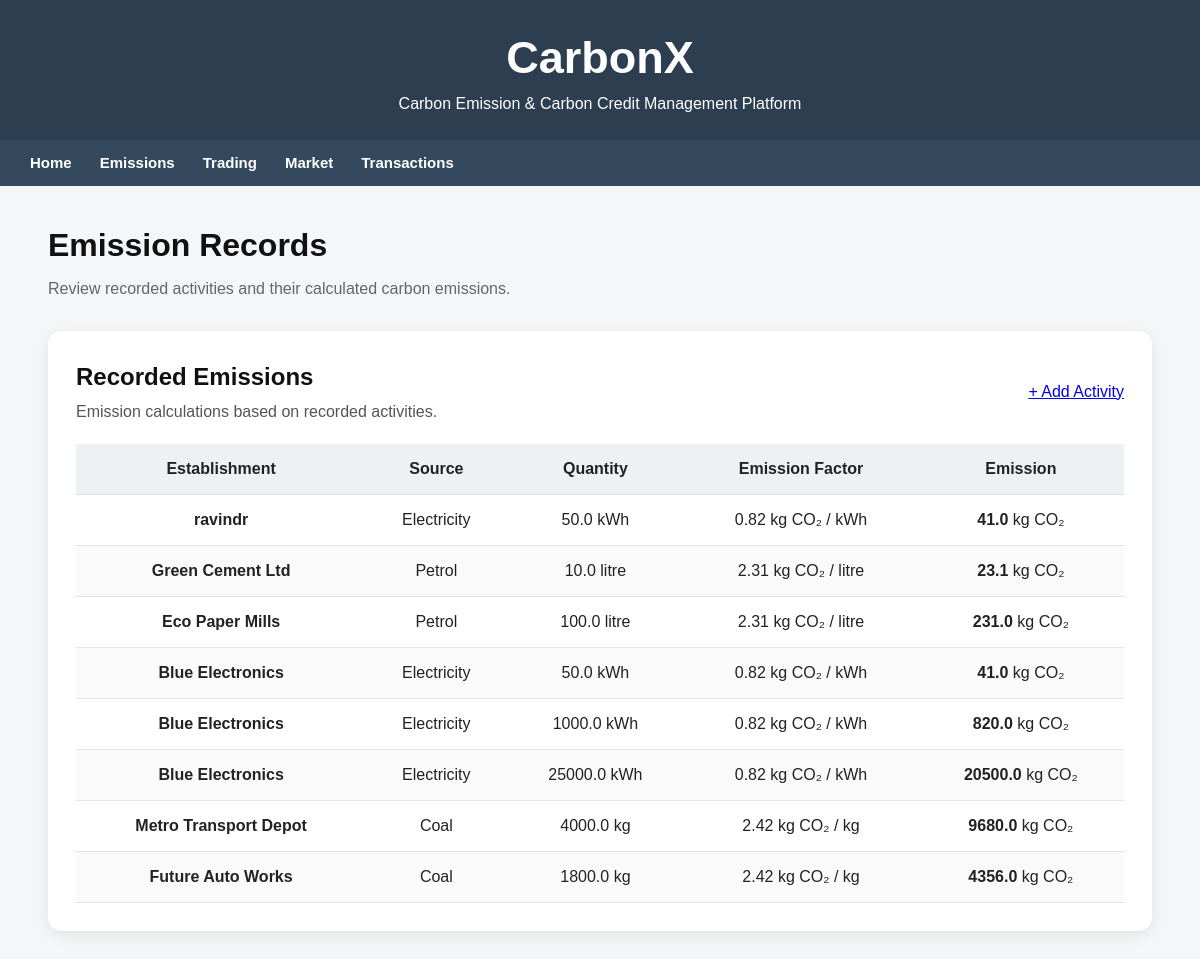
The app's page /emissions with its own data.
### tables this page shows
CREATE TABLE "Emission_Record" (record_id INTEGER PRIMARY KEY AUTOINCREMENT, activity_id INTEGER UNIQUE, emission_kg REAL);

CREATE TABLE Establishment (    est_id INTEGER PRIMARY KEY AUTOINCREMENT,    est_name TEXT NOT NULL,    est_type TEXT,    location TEXT);

CREATE TABLE Emission_Source (    source_id INTEGER PRIMARY KEY AUTOINCREMENT,    source_name TEXT,    unit TEXT);

CREATE TABLE Activity_Data (    activity_id INTEGER PRIMARY KEY AUTOINCREMENT,    est_id INTEGER,    source_id INTEGER,    period TEXT,    quantity REAL,    FOREIGN KEY (est_id) REFERENCES Establishment(est_id),    FOREIGN KEY (source_id) REFERENCES Emission_Source(source_id));

CREATE TABLE Emission_Factor (    factor_id INTEGER PRIMARY KEY AUTOINCREMENT,    source_id INTEGER,    factor_value REAL, effective_year INTEGER, is_active INTEGER DEFAULT 1,    FOREIGN KEY (source_id) REFERENCES Emission_Source(source_id));

### app.py (the view)
@app.route("/emissions")
def emissions():
    with sqlite3.connect("cc.db") as conn:
        conn.row_factory = sqlite3.Row
        rows = conn.execute("""
        SELECT
          e.est_name,
          s.source_name,
          s.unit,
          ad.quantity,
          ef.factor_value,
          er.emission_kg

        FROM Emission_Record er

        JOIN Activity_Data ad
        ON er.activity_id = ad.activity_id

        JOIN Establishment e
        ON ad.est_id = e.est_id

        JOIN Emission_Source s
        ON ad.source_id = s.source_id

        JOIN Emission_Factor ef
        ON s.source_id = ef.source_id
        """).fetchall()
    clean_rows = []
    for r in rows:
        clean_rows.append({
            "est_name": r["est_name"],
            "source_name": r["source_name"],
            "unit": r["unit"],
            "quantity": r["quantity"],
            "factor_value": r["factor_value"],
            "emission_kg": round(r["emission_kg"], 2)
        })
    return render_template("emissions.html", rows=clean_rows)

### templates/emissions.html (shortened to what this page needs)
{% extends "base.html" %}
{% block content %}
<div class="page-header">
    <h1>Emission Records</h1>
    <p>Review recorded activities and their calculated carbon emissions.</p>
</div>
<div class="data-card">
    <div class="card-header">
        <div>
            <h2>Recorded Emissions</h2>
            <p>Emission calculations based on recorded activities.</p>
        </div>
        <a href="/add_activity" class="primary-button">
            + Add Activity
        </a>
    </div>
    {% if rows %}
    <div class="table-container">
        <table>
            <thead>
                <tr>
                    <th>Establishment</th>
                    <th>Source</th>
                    <th>Quantity</th>
                    <th>Emission Factor</th>
                    <th>Emission</th>
                </tr>
            </thead>
            <tbody>
                {% for r in rows %}
                <tr>
                    <td>
                        <strong>{{ r.est_name }}</strong>
                    </td>
                    <td>
                        {{ r.source_name }}
                    </td>
                    <td>
                        {{ r.quantity }} {{ r.unit }}
                    </td>
                    <td>
                        {{ r.factor_value }}
                        kg CO₂ / {{ r.unit }}
                    </td>
                    <td>
                        <strong>{{ r.emission_kg }}</strong>
                        kg CO₂
                    </td>
                </tr>
                {% endfor %}
            </tbody>
        </table>
    </div>
    {% endif %}
</div>
{% endblock %}

### static/style.css (style rules this page uses)
* { box-sizing: border-box; }
body { margin: 0; font-family: Arial, sans-serif; background: #f5f6f8; color: #222; line-height: 1.5; }
h1, h2, h3 { color: #111; }
h1, h2 { margin-top: 0; }
p { color: #555; }
table { width: 100%; border-collapse: collapse; background: #fff; }
table th, table td { border-bottom: 1px solid #e1e4e8; padding: 13px 14px; text-align: center; }
table th { background: #eef1f3; font-weight: 700; }
table tr:nth-child(even) { background: #fafafa; }
.table-container { width: 100%; overflow-x: auto; }
.page-header { margin-bottom: 30px; }
.page-header h1 { margin-bottom: 8px; }
.page-header p, .section-subtitle { color: #666; margin-top: 0; }
.trade-card, .data-card { background: #fff; padding: 28px; border-radius: 14px; box-shadow: 0 4px 15px rgba(0, 0, 0, 0.08); }
.trade-card h2, .data-card h2 { margin-top: 0; }
.data-card { margin-bottom: 30px; }
.card-header { display: flex; justify-content: space-between; align-items: center; gap: 20px; margin-bottom: 20px; }
.card-header h2 { margin-bottom: 5px; }
.card-header p { margin: 0; }

### records on screen
Emission_Record: est_name "ravindr", source_name "Electricity", quantity "50.0", unit "kWh", factor_value "0.82", emission_kg "41.0"
Emission_Record: est_name "Green Cement Ltd", source_name "Petrol", quantity "10.0", unit "litre", factor_value "2.31", emission_kg "23.1"
Emission_Record: est_name "Eco Paper Mills", source_name "Petrol", quantity "100.0", unit "litre", factor_value "2.31", emission_kg "231.0"
Emission_Record: est_name "Blue Electronics", source_name "Electricity", quantity "50.0", unit "kWh", factor_value "0.82", emission_kg "41.0"
Emission_Record: est_name "Blue Electronics", source_name "Electricity", quantity "1000.0", unit "kWh", factor_value "0.82", emission_kg "820.0"
Emission_Record: est_name "Blue Electronics", source_name "Electricity", quantity "25000.0", unit "kWh", factor_value "0.82", emission_kg "20500.0"
Emission_Record: est_name "Metro Transport Depot", source_name "Coal", quantity "4000.0", unit "kg", factor_value "2.42", emission_kg "9680.0"
Emission_Record: est_name "Future Auto Works", source_name "Coal", quantity "1800.0", unit "kg", factor_value "2.42", emission_kg "4356.0"
